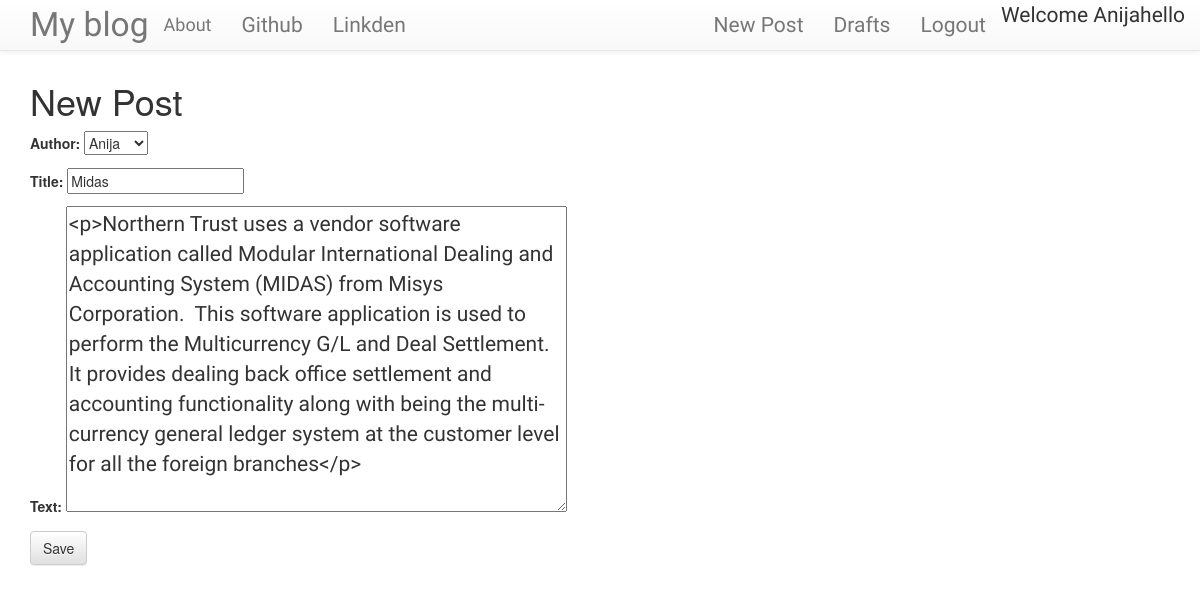
The app's page /post/5/edit/ (signed in) with its own data.
### blog/models.py (models this page shows, shortened)
class Post(models.Model):
    author = models.ForeignKey('auth.user')
    title=models.CharField(max_length=286)
    text=models.TextField()
    create_date=models.DateTimeField(default=timezone.now)
    published_date=models.DateTimeField(blank=True,null=True)

### blog/views.py (the view)
# urls.py: url(r'^post/(?P<pk>\d+)/edit/$',views.PostUpdateView.as_view(),name='post_update'),
class  PostUpdateView(LoginRequiredMixin,UpdateView):
    login_url='/login/'
    redirect_field_name='blog/post_detail.html'
    form_class=PostForm
    model=Post

### blog/forms.py
class PostForm(forms.ModelForm):
    class Meta:
        model=Post
        fields=['author','title','text']
        widgets={
                'title':forms.TextInput(attrs={'class':'titleclass'}),
                'text':forms.Textarea(attrs={'class':'editable medium-editor-textarea postcontent'})
        }

### blog/templates/blog/post_form.html (shortened to what this page needs)
{% extends 'blog/base.html' %}
{% block body_block%}
<h1>New Post</h1>
<form class="post-form"  method="post">
  {{form.as_p}}
  <input type="submit" class="save btn btn-default" value="Save">
</form>
{%endblock%}

### blog/templates/blog/base.html (shortened to what this page needs)
<!DOCTYPE html>
{% load staticfiles %}
<html lang="en" dir="ltr">
  <head>
    <link rel="stylesheet" href="https://maxcdn.bootstrapcdn.com/bootstrap/3.3.7/css/bootstrap.min.css">
    <link rel="stylesheet" href="https://maxcdn.bootstrapcdn.com/bootstrap/3.3.7/css/bootstrap-theme.min.css">
    <link rel="stylesheet" href="//cdn.jsdelivr.net/medium-editor/latest/css/medium-editor.min.css" type="text/css" media="screen" charset="utf-8">
    <link rel="stylesheet" href="{% static 'css/myblog.css' %}">
  </head>
  <body class="loader">
          <nav class="navbar navbar-default navbar-static-top techfont custom-navbar">
            <div class="container">
              <ul class="nav navbar-nav">
                <li><a class="navbar-brand bigbrand" href="{% url 'blog:post_list' %}" >My blog</a></li>
                <li><a class="navbar-brand" href="{% url 'blog:about' %}">About</a></li>
                <li><a class="navbar-link" href="https://github.com">Github</a></li>
                <li><a class="navbar-link" href="https://linkedin.com">Linkden</a></li>
              </ul>
              <ul class="nav navbar-nav navbar-right">hello
              {% if user.is_authenticated %}
              <li><a  href="{% url 'blog:post_new' %}">New Post</a></li>
              <li><a  href="{% url 'blog:draft_list' %}">Drafts</a></li>
              <li><a  href="{% url 'logout' %}">Logout</a></li>
              <li><p>Welcome {{user.username}}</p></li>
              {%else%}
              <li><a class="nav navbar-right" href="{% url 'login' %}"><span class="glyphicon glyphicon-user"></span></a></li>
              {% endif%}
              </ul>
            </div>
        </nav>
        <div class="content container">
          <div class="row">
            <div class="col-md-8">
              <div class="content_block">
                {% block body_block%}
                {%endblock%}
              </div>
            </div>
          </div>
        </div>
  </body>
</html>

### blog/static/css/myblog.css (style rules this page uses)
.techfont { font-family: 'Gochi Hand', cursive; font-size: 1.5em; margin-bottom: 10px; }
.bigbrand { font-size: 1.6em; }
.postcontent { font-family: 'Gochi Hand',cursive; font-size: 1.5em; }
.loader { filter:hue-rotate(0deg); color: linear-gradient(45deg,#0f8,#08f); animation:hue 10000ms infinite linear; }

### records on screen
Post: author "Anija", title "Midas", text "<p>Northern Trust uses a vendor software application called Modular International Dealing and Accounting System (MIDAS) from Misys Corporation. This software application is used to perform the Multicurrency G/L and Deal Settlement. It provides dealing back office settlement and accounting functionality along with being the multi-currency general ledger system at the customer level for all the foreign branches</p>"

### other values on screen
{{ user.username }} "Anija"
